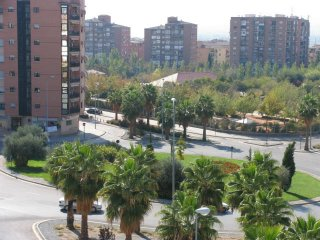
#> input picture P3/imagenes/mosaico002.jpg, 320 x 240 px, given in place of cat.jpg, which was not available
$ python main.py
#> lines starting #> are read from the running program, lines starting #| are printed output that depends on the picture; pictures that were not available may be replaced by others from this repository, and a replacement may not be noted
#! /usr/bin/env python
# coding: utf-8

##########################################################################
# Visión por Computador. Curso 2019/20.
# Práctica 1: Filtrado y detección de regiones.
# Antonio Coín Castro.
##########################################################################

#
# LIBRERÍAS
#

from matplotlib import pyplot as plt
from math import floor, exp
import numpy as np
import cv2

#
# PARÁMETROS GLOBALES
#

IM_PATH = "../img/"            # Carpeta de imágenes # TODO CAMBIAR POR "imagenes/"
IM1 = IM_PATH + "cat.jpg"      # Imagen de ejemplo
EPSILON = 1e-12                # Tolerancia para descomposición SVD
BORDER_CONSTANT = 0            # Tratamiento de bordes #1 en la convolución
BORDER_REPLICATE = 1           # Tratamiento de bordes #2 en la convolución
WIDTH, HEIGHT = 7, 7           # Tamaño del multiplot
NCOLS_PLOT = 3                 # Número de columnas en el multiplot

#
# FUNCIONES AUXILIARES
#

def wait():
    """Introduce una espera hasta que se pulse una tecla. Limpia el plot anterior"""

    input("(Pulsa cualquier tecla para continuar...)")
    plt.close()

def is_grayscale(im):
    """Indica si una imagen está en escala de grises."""

    return len(im.shape) == 2

def read_im(filename, color_flag):
    """Devuelve una imagen adecuadamente leída en grises o en color.
        - filename: ruta de la imagen.
        - color_flag: indica si es en color (1) o en grises (0)."""

    try:
        im = cv2.imread(filename, color_flag)
        if not is_grayscale(im):
            im = cv2.cvtColor(im, cv2.COLOR_BGR2RGB)
    except:
        print("Error: no se ha podido cargar la imagen " + filename)
        quit()

    return im

def print_im(im, show = True):
    """Muestra una imagen cualquiera normalizada.
        - im: imagen a mostrar.
        - show: indica si queremos mostrar la imagen inmediatamente. Por defecto es True."""

    im = im.astype(float)
    im = cv2.normalize(im, None, 0, 1, cv2.NORM_MINMAX)

    if is_grayscale(im):
        plt.imshow(im, cmap = 'gray')
    else:
        plt.imshow(im)

    plt.xticks([]), plt.yticks([])
    if show:
        plt.show(block = False)

def print_multiple_im(vim, titles = ""):
    """Muestra una sucesión de imágenes en la misma ventana, eventualmente con sus títulos.
        - vim: sucesión de imágenes a mostrar.
        - titles: o bien vacío o bien una sucesión de títulos del mismo tamaño que vim."""

    show_title = len(titles) > 0

    nrows = len(vim) // NCOLS_PLOT + (0 if len(vim) % NCOLS_PLOT == 0 else 1)
    plt.figure(figsize = (WIDTH, HEIGHT))

    for i in range(len(vim)):
        plt.subplot(nrows, NCOLS_PLOT, i + 1)
        if show_title:
            plt.title(titles[i])
        print_im(vim[i], False)

    plt.show(block = False)

#
# BONUS 1: implementar convolución 2D a partir de dos máscaras 1D (cuando sea posuble).
#

# [26 lines left out: function convolution2D, not called in this run]

def separable_convolution2D(im, vx, vy, border_type = BORDER_REPLICATE, value = 0):
    """Aplica convolución 2D a partir de dos máscaras 1D, y devuelve la imagen resultante.
        - im: imagen sobre la que convolucionar. No se modifica.
        - vx: máscara para las filas. Debe ser de tamaño impar.
        - vy: máscara para las columnas. Debe ser de tamaño impar."""

    # Aplicamos la convolución por canales
    if is_grayscale(im):
        im_res = channel_separable_convolution2D(im, vx, vy, border_type, value)
    else:
        channels = cv2.split(im)
        im_res = cv2.merge(
                 [channel_separable_convolution2D(ch, vx, vy, border_type, value)
                  for ch in channels])

    return im_res

def channel_separable_convolution2D(im, vx, vy, border_type, value):
    """Aplica convolución 2D en un canal partir de dos máscaras 1D, y devuelve
       la imagen resultante.
        - im: imagen monobanda para convolucionar. No se modifica."""

    # Tamaño de la imagen
    nrows = im.shape[0]
    ncols = im.shape[1]

    # Píxeles "extra" en los bordes de cada dimensión
    kx = len(vx) // 2
    ky = len(vy) // 2
    im_res = make_border(im, ky, kx, border_type, value).astype(float)

    # Aplicamos la máscara por filas
    for i in range(ky, nrows + ky):
        im_res[i] = np.convolve(im_res[i], vx, 'same')

    # Aplicamos la máscara por columnas
    for j in range(kx, ncols + kx):
        im_res[:,j] = np.convolve(im_res[:,j], vy, 'same')

    return im_res[ky:-ky, kx:-kx]

def make_border(im, vert, horiz, border_type, value):
    """Devuelve una imagen con borde extendido en la dirección horizontal
       y vertical, según la estrategia especificada.
        - im: imagen original. No se modifica.
        - vert: número de filas extra al inicio y al final de la imagen.
        - horiz: número de columnas extra al inicio y al final de la imagen."""

    nrows = im.shape[0]
    ncols = im.shape[1]

    if border_type == BORDER_CONSTANT:
        im_res = im.copy()

        pad_row = np.full((1, ncols), value)
        for i in range(vert):
            im_res = np.vstack([pad_row, im_res, pad_row])

        pad_col = np.full((1, im_res.shape[0]), value)
        for j in range(horiz):
            im_res = np.transpose(np.vstack([pad_col, np.transpose(im_res), pad_col]))

    else:
        im_res = np.zeros((nrows + 2 * vert, ncols + 2 * horiz))

        for i in range(nrows):
            pad_row_1 = np.full(horiz, im[i][0])
            pad_row_2 = np.full(horiz, im[i][ncols - 1])
            im_res[i + vert] = np.hstack([pad_row_1, im[i], pad_row_2])

        for j in range(ncols):
            pad_col_1 = np.full(vert, im[:,j][0])
            pad_col_2 = np.full(vert, im[:,j][nrows - 1])
            im_res[:,(j + horiz)] = np.hstack([pad_col_1, im[:,j], pad_col_2])

    return im_res

#
# EJERCICIO 1: filtros gaussiana, derivadas y laplaciana.
#

def gaussian(x, sigma):
    """Función gaussiana de media 0 y desviación típica sigma. No tiene el factor
       1 / sqrt(2 * pi) * sigma porque luego se normalizará."""

    return exp((-1 * x * x) / (2 * sigma * sigma))

def gaussian_blur2D(im, sigma, border_type = BORDER_REPLICATE, value = 0):
    """Devuelve el resultado de convolucionar una máscara gaussiana 2D con una imagen,
       implementada mediante convolución con dos máscaras 1D.
        - im: imagen original. No se modifica.
        - sigma: desviación típica en la dirección horizontal y vertical.
       El tamaño de cada máscara 1D se calcula a partir de la desviación típica:
       2 * ⌊3 * sigma⌋ + 1."""

    # El intervalo para el muestreo (de enteros) será [-3 * sigma, 3 * sigma]
    l = 3 * floor(sigma)

    # Calculamos el kernel 1D y normalizamos
    gauss_ker = [gaussian(x, sigma) for x in range(-l, l + 1)]
    gauss_ker = gauss_ker / np.sum(gauss_ker)

    return separable_convolution2D(im, gauss_ker, gauss_ker, border_type, value)

def get_derivatives2D(dx, dy, size):
    """Calcula máscaras de derivadas.
        - dx: orden de la derivada en X.
        - dy: orden de la derivada en Y.
        - size: tamaño de las máscaras. Debe ser impar."""

    return map(lambda x: x.flatten(), cv2.getDerivKernels(dx, dy, size, normalize = True))

# [8 lines left out: function derivatives2D, not called in this run]

def laplacian2D(im, sigma, size, border_type = BORDER_REPLICATE, value = 0):
    """Aplica un filtro Laplaciana-de-Gaussiana a una imagen.
        - im: imagen sobre la que aplicar el filtro. No se modifica.
        - sigma: desviación típica para el alisado gaussiano.
        - size: tamaño del kernel laplaciano. Debe ser impar."""

    im_smooth = gaussian_blur2D(im, sigma, border_type, value)
    vxx, v = get_derivatives2D(2, 0, size)
    u, vyy = get_derivatives2D(0, 2, size)

    im1 = separable_convolution2D(im_smooth, vxx, v, border_type, value)
    im2 = separable_convolution2D(im_smooth, u, vyy, border_type, value)
    laplacian = sigma * sigma * (im1 + im2)

    return abs(laplacian)

# [32 lines left out: function ex1A, not called in this run]

def ex1B():
    """Ejemplo de ejecución del ejercicio 1, apartado B."""

    im = read_im(IM1, 0)
#> in read_im, `im = cv2.imread(filename, color_flag)`:
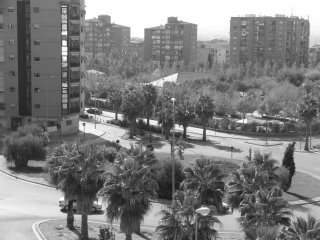
#> im: shape (240, 320); min 15, max 255, mean 125.4
    sigma = [1, 3]
    size = 3
    border = [BORDER_CONSTANT, BORDER_REPLICATE]
    laplacian_im = [im]
    titles = ["Original",
              "Laplaciana-de-Gaussiana 3x3, σ = " + str(sigma[0]) + ", borde constante",
              "Laplaciana-de-Gaussiana 3x3, σ = " + str(sigma[0]) + ", borde replicado",
              "Laplaciana-de-Gaussiana 3x3, σ = " + str(sigma[1]) + ", borde constante",
              "Laplaciana-de-Gaussiana 3x3, σ = " + str(sigma[1]) + ", borde replicado"]

    for s in sigma:
        for b in border:
            laplacian_im.append(laplacian2D(im, s, size, b))

    print_multiple_im(laplacian_im, titles)

#
# FUNCIÓN PRINCIPAL
#

def main():
    """Ejecuta la práctica 1 paso a paso."""

    """print("--- EJERCICIO 1 ---")
    print("-- Apartado A")
    ex1A()
    wait()"""
    print("-- Apartado B")
    ex1B()
#> the loop in ex1B, `for s in sigma:` made 2 passes
#> pass 1, in channel_separable_convolution2D, `im_res = make_border(im, ky, kx, border_type, value).astype(float)`:
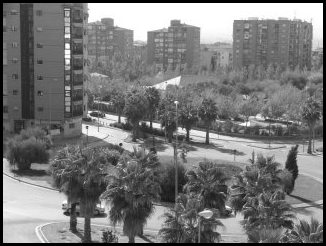
#> im_res: shape (246, 326) float64; min 0, max 255, mean 120.1
#> pass 1, in separable_convolution2D, `im_res = channel_separable_convolution2D(im, vx, vy, border_type, value)`:
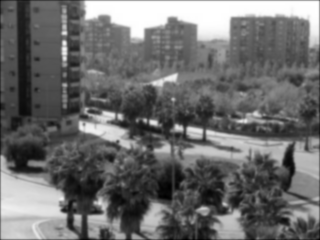
#> im_res: shape (240, 320) float64; min 27.35, max 255, mean 124.6; drawn with min black and max white
#> pass 1, in channel_separable_convolution2D (call 2), `im_res = make_border(im, ky, kx, border_type, value).astype(float)`:
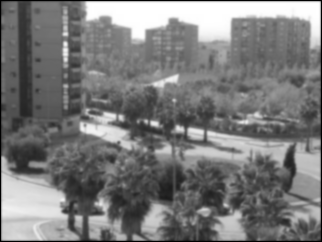
#> im_res: shape (242, 322) float64; min 0, max 255, mean 122.8; drawn with min black and max white
#> pass 1, in separable_convolution2D (call 2), `im_res = channel_separable_convolution2D(im, vx, vy, border_type, value)`:
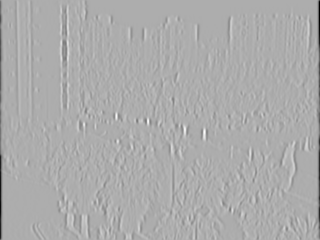
#> im_res: shape (240, 320) float64; min -116.7, max 55.2, mean -0.6; drawn with min black and max white
#> after the loop in ex1B, `for s in sigma:`: laplacian_im = 5 items
#> in print_multiple_im, `show_title = len(titles) > 0`: show_title = True
#> in print_multiple_im, `nrows = len(vim) // NCOLS_PLOT + (0 if len(vim) % NCOLS_PLOT == 0 else..`: nrows = 2
#> the loop in print_multiple_im, `for i in range(len(vim)):` made 5 passes
#> pass 2, in print_im (call 2), `im = cv2.normalize(im, None, 0, 1, cv2.NORM_MINMAX)`:
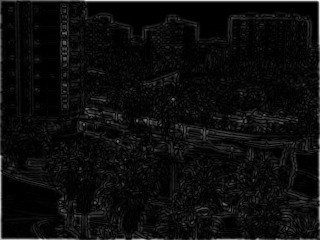
#> im: shape (240, 320) float64; min 0, max 1, mean 0.053
#> in print_multiple_im, `plt.show(block = False)`:
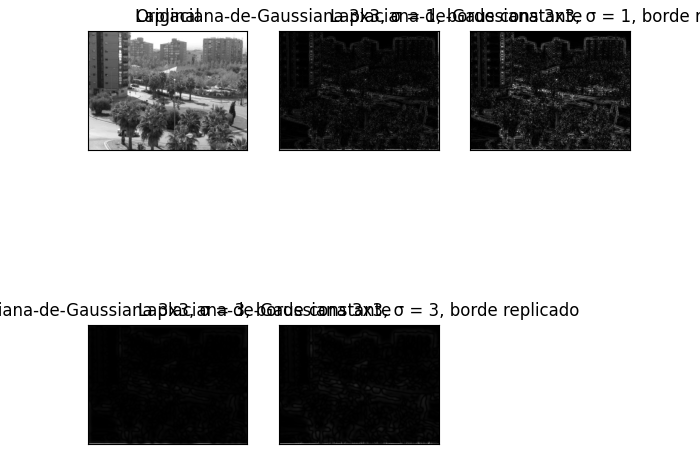
#> figure drawn by matplotlib, 5 panels
    wait()
    print("\n--- EJERCICIO 2 ---")

if __name__ == "__main__":
#> (the run stopped early here; a loop or call above may not have finished)

$ run again, on P3/imagenes/mosaico003.jpg
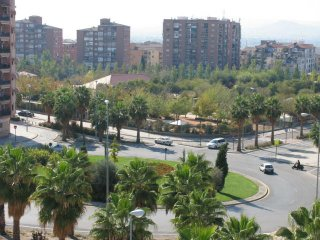
#> input picture P3/imagenes/mosaico003.jpg, 320 x 240 px, given in place of cat.jpg, which was not available
#> the loop in ex1B, `for s in sigma:` made 2 passes
#> pass 1, in separable_convolution2D (call 2), `im_res = channel_separable_convolution2D(im, vx, vy, border_type, value)`:
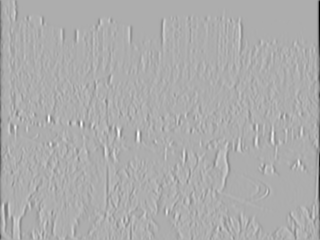
#> im_res: shape (240, 320) float64; min -116.2, max 54.67, mean -0.5; drawn with min black and max white
#> after the loop in ex1B, `for s in sigma:`: laplacian_im = 5 items
#> show_title = True
#> in print_multiple_im, `nrows = len(vim) // NCOLS_PLOT + (0 if len(vim) % NCOLS_PLOT == 0 else..`: nrows = 2
#> the loop in print_multiple_im, `for i in range(len(vim)):` made 5 passes
#> pass 2, in print_im (call 2), `im = cv2.normalize(im, None, 0, 1, cv2.NORM_MINMAX)`:
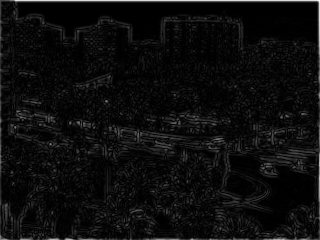
#> im: shape (240, 320) float64; min 0, max 1, mean 0.0532

$ run again, on P3/imagenes/mosaico004.jpg
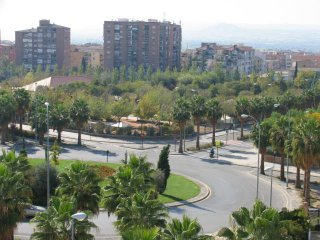
#> input picture P3/imagenes/mosaico004.jpg, 320 x 240 px, given in place of cat.jpg, which was not available
#> the loop in ex1B, `for s in sigma:` made 2 passes
#> pass 1, in separable_convolution2D (call 2), `im_res = channel_separable_convolution2D(im, vx, vy, border_type, value)`:
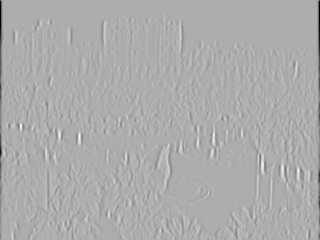
#> im_res: shape (240, 320) float64; min -116.7, max 54.91, mean -0.5; drawn with min black and max white
#> after the loop in ex1B, `for s in sigma:`: laplacian_im = 5 items
#> show_title = True
#> in print_multiple_im, `nrows = len(vim) // NCOLS_PLOT + (0 if len(vim) % NCOLS_PLOT == 0 else..`: nrows = 2
#> the loop in print_multiple_im, `for i in range(len(vim)):` made 5 passes
#> pass 2, in print_im (call 2), `im = cv2.normalize(im, None, 0, 1, cv2.NORM_MINMAX)`:
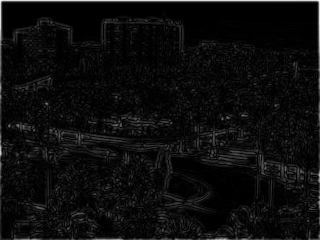
#> im: shape (240, 320) float64; min 0, max 1, mean 0.052
